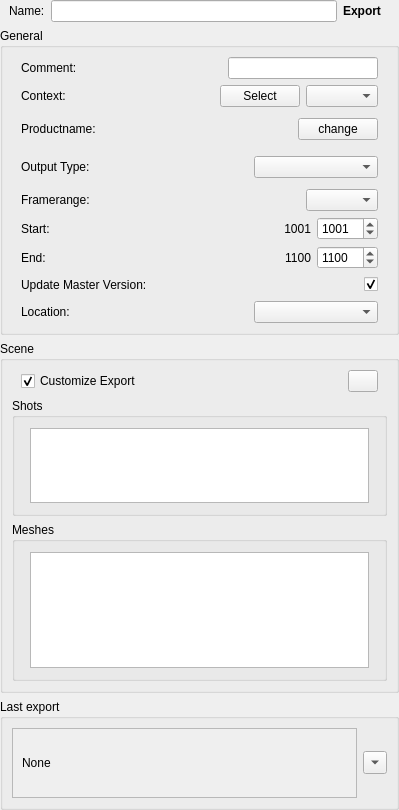
<?xml version="1.0" encoding="UTF-8"?>
<ui version="4.0">
 <class>wg_Synth_SceneExport</class>
 <widget class="QWidget" name="wg_Synth_SceneExport">
  <property name="enabled">
   <bool>true</bool>
  </property>
  <property name="geometry">
   <rect>
    <x>0</x>
    <y>0</y>
    <width>399</width>
    <height>810</height>
   </rect>
  </property>
  <property name="windowTitle">
   <string>Export</string>
  </property>
  <layout class="QVBoxLayout" name="verticalLayout">
   <property name="leftMargin">
    <number>0</number>
   </property>
   <property name="topMargin">
    <number>0</number>
   </property>
   <property name="rightMargin">
    <number>0</number>
   </property>
   <property name="bottomMargin">
    <number>0</number>
   </property>
   <item>
    <widget class="QWidget" name="w_name" native="true">
     <layout class="QHBoxLayout" name="horizontalLayout_5">
      <property name="leftMargin">
       <number>9</number>
      </property>
      <property name="topMargin">
       <number>0</number>
      </property>
      <property name="rightMargin">
       <number>18</number>
      </property>
      <property name="bottomMargin">
       <number>0</number>
      </property>
      <item>
       <widget class="QLabel" name="l_name">
        <property name="text">
         <string>Name:</string>
        </property>
       </widget>
      </item>
      <item>
       <widget class="QLineEdit" name="e_name">
        <property name="minimumSize">
         <size>
          <width>0</width>
          <height>0</height>
         </size>
        </property>
        <property name="maximumSize">
         <size>
          <width>9999</width>
          <height>16777215</height>
         </size>
        </property>
       </widget>
      </item>
      <item>
       <widget class="QLabel" name="l_class">
        <property name="font">
         <font>
          <bold>true</bold>
         </font>
        </property>
        <property name="text">
         <string>Export</string>
        </property>
       </widget>
      </item>
     </layout>
    </widget>
   </item>
   <item>
    <widget class="QGroupBox" name="gb_export">
     <property name="title">
      <string>General</string>
     </property>
     <layout class="QVBoxLayout" name="lo_export">
      <item>
       <widget class="QWidget" name="w_comment" native="true">
        <layout class="QHBoxLayout" name="horizontalLayout_16">
         <property name="spacing">
          <number>0</number>
         </property>
         <property name="leftMargin">
          <number>9</number>
         </property>
         <property name="topMargin">
          <number>0</number>
         </property>
         <property name="rightMargin">
          <number>9</number>
         </property>
         <property name="bottomMargin">
          <number>0</number>
         </property>
         <item>
          <widget class="QLabel" name="l_comment">
           <property name="minimumSize">
            <size>
             <width>40</width>
             <height>0</height>
            </size>
           </property>
           <property name="maximumSize">
            <size>
             <width>95</width>
             <height>16777215</height>
            </size>
           </property>
           <property name="text">
            <string>Comment:</string>
           </property>
          </widget>
         </item>
         <item>
          <spacer name="horizontalSpacer_8">
           <property name="orientation">
            <enum>Qt::Orientation::Horizontal</enum>
           </property>
           <property name="sizeHint" stdset="0">
            <size>
             <width>40</width>
             <height>20</height>
            </size>
           </property>
          </spacer>
         </item>
         <item>
          <widget class="QLineEdit" name="e_comment"/>
         </item>
        </layout>
       </widget>
      </item>
      <item>
       <widget class="QWidget" name="w_context" native="true">
        <layout class="QHBoxLayout" name="horizontalLayout_10">
         <property name="leftMargin">
          <number>9</number>
         </property>
         <property name="topMargin">
          <number>0</number>
         </property>
         <property name="rightMargin">
          <number>9</number>
         </property>
         <property name="bottomMargin">
          <number>0</number>
         </property>
         <item>
          <widget class="QLabel" name="label_4">
           <property name="text">
            <string>Context:</string>
           </property>
          </widget>
         </item>
         <item>
          <spacer name="horizontalSpacer_5">
           <property name="orientation">
            <enum>Qt::Orientation::Horizontal</enum>
           </property>
           <property name="sizeHint" stdset="0">
            <size>
             <width>37</width>
             <height>20</height>
            </size>
           </property>
          </spacer>
         </item>
         <item>
          <widget class="QLabel" name="l_context">
           <property name="text">
            <string/>
           </property>
          </widget>
         </item>
         <item>
          <spacer name="horizontalSpacer">
           <property name="orientation">
            <enum>Qt::Orientation::Horizontal</enum>
           </property>
           <property name="sizeHint" stdset="0">
            <size>
             <width>40</width>
             <height>20</height>
            </size>
           </property>
          </spacer>
         </item>
         <item>
          <widget class="QPushButton" name="b_context">
           <property name="text">
            <string>Select</string>
           </property>
          </widget>
         </item>
         <item>
          <widget class="QComboBox" name="cb_context"/>
         </item>
        </layout>
       </widget>
      </item>
      <item>
       <widget class="QWidget" name="w_taskname" native="true">
        <layout class="QHBoxLayout" name="horizontalLayout_4">
         <property name="leftMargin">
          <number>9</number>
         </property>
         <property name="topMargin">
          <number>5</number>
         </property>
         <property name="rightMargin">
          <number>9</number>
         </property>
         <property name="bottomMargin">
          <number>5</number>
         </property>
         <item>
          <widget class="QLabel" name="l_tasklabel">
           <property name="text">
            <string>Productname:</string>
           </property>
          </widget>
         </item>
         <item>
          <widget class="QLabel" name="l_taskName">
           <property name="sizePolicy">
            <sizepolicy hsizetype="Expanding" vsizetype="Preferred">
             <horstretch>0</horstretch>
             <verstretch>0</verstretch>
            </sizepolicy>
           </property>
           <property name="text">
            <string/>
           </property>
           <property name="alignment">
            <set>Qt::AlignmentFlag::AlignCenter</set>
           </property>
          </widget>
         </item>
         <item>
          <widget class="QPushButton" name="b_changeTask">
           <property name="enabled">
            <bool>true</bool>
           </property>
           <property name="focusPolicy">
            <enum>Qt::FocusPolicy::NoFocus</enum>
           </property>
           <property name="text">
            <string>change</string>
           </property>
          </widget>
         </item>
        </layout>
       </widget>
      </item>
      <item>
       <widget class="QWidget" name="w_outType" native="true">
        <layout class="QHBoxLayout" name="horizontalLayout_9">
         <property name="spacing">
          <number>0</number>
         </property>
         <property name="leftMargin">
          <number>9</number>
         </property>
         <property name="topMargin">
          <number>5</number>
         </property>
         <property name="rightMargin">
          <number>9</number>
         </property>
         <property name="bottomMargin">
          <number>5</number>
         </property>
         <item>
          <widget class="QLabel" name="l_outType">
           <property name="text">
            <string>Output Type:</string>
           </property>
          </widget>
         </item>
         <item>
          <spacer name="horizontalSpacer_3">
           <property name="orientation">
            <enum>Qt::Orientation::Horizontal</enum>
           </property>
           <property name="sizeHint" stdset="0">
            <size>
             <width>113</width>
             <height>20</height>
            </size>
           </property>
          </spacer>
         </item>
         <item>
          <widget class="QComboBox" name="cb_outType">
           <property name="minimumSize">
            <size>
             <width>124</width>
             <height>0</height>
            </size>
           </property>
          </widget>
         </item>
        </layout>
       </widget>
      </item>
      <item>
       <widget class="QWidget" name="w_range" native="true">
        <layout class="QHBoxLayout" name="horizontalLayout_6">
         <property name="spacing">
          <number>0</number>
         </property>
         <property name="leftMargin">
          <number>9</number>
         </property>
         <property name="topMargin">
          <number>0</number>
         </property>
         <property name="rightMargin">
          <number>9</number>
         </property>
         <property name="bottomMargin">
          <number>0</number>
         </property>
         <item>
          <widget class="QLabel" name="label_3">
           <property name="text">
            <string>Framerange:</string>
           </property>
          </widget>
         </item>
         <item>
          <spacer name="horizontalSpacer_2">
           <property name="orientation">
            <enum>Qt::Orientation::Horizontal</enum>
           </property>
           <property name="sizeHint" stdset="0">
            <size>
             <width>37</width>
             <height>20</height>
            </size>
           </property>
          </spacer>
         </item>
         <item>
          <widget class="QComboBox" name="cb_rangeType"/>
         </item>
        </layout>
       </widget>
      </item>
      <item>
       <widget class="QWidget" name="f_frameRange_2" native="true">
        <layout class="QGridLayout" name="gridLayout">
         <property name="leftMargin">
          <number>9</number>
         </property>
         <property name="topMargin">
          <number>0</number>
         </property>
         <property name="rightMargin">
          <number>9</number>
         </property>
         <property name="bottomMargin">
          <number>0</number>
         </property>
         <item row="1" column="5">
          <widget class="QLabel" name="l_rangeEnd">
           <property name="minimumSize">
            <size>
             <width>30</width>
             <height>0</height>
            </size>
           </property>
           <property name="text">
            <string>1100</string>
           </property>
           <property name="alignment">
            <set>Qt::AlignmentFlag::AlignRight|Qt::AlignmentFlag::AlignTrailing|Qt::AlignmentFlag::AlignVCenter</set>
           </property>
          </widget>
         </item>
         <item row="1" column="6">
          <widget class="QSpinBox" name="sp_rangeEnd">
           <property name="maximum">
            <number>99999</number>
           </property>
           <property name="value">
            <number>1100</number>
           </property>
          </widget>
         </item>
         <item row="0" column="6">
          <widget class="QSpinBox" name="sp_rangeStart">
           <property name="maximum">
            <number>99999</number>
           </property>
           <property name="value">
            <number>1001</number>
           </property>
          </widget>
         </item>
         <item row="0" column="5">
          <widget class="QLabel" name="l_rangeStart">
           <property name="minimumSize">
            <size>
             <width>30</width>
             <height>0</height>
            </size>
           </property>
           <property name="text">
            <string>1001</string>
           </property>
           <property name="alignment">
            <set>Qt::AlignmentFlag::AlignRight|Qt::AlignmentFlag::AlignTrailing|Qt::AlignmentFlag::AlignVCenter</set>
           </property>
          </widget>
         </item>
         <item row="0" column="0">
          <widget class="QLabel" name="l_rangeStartInfo">
           <property name="text">
            <string>Start:</string>
           </property>
          </widget>
         </item>
         <item row="0" column="4">
          <spacer name="horizontalSpacer_7">
           <property name="orientation">
            <enum>Qt::Orientation::Horizontal</enum>
           </property>
           <property name="sizeHint" stdset="0">
            <size>
             <width>40</width>
             <height>20</height>
            </size>
           </property>
          </spacer>
         </item>
         <item row="1" column="0">
          <widget class="QLabel" name="l_rangeEndInfo">
           <property name="text">
            <string>End:</string>
           </property>
          </widget>
         </item>
        </layout>
       </widget>
      </item>
      <item>
       <widget class="QWidget" name="w_master" native="true">
        <layout class="QHBoxLayout" name="horizontalLayout_20">
         <property name="spacing">
          <number>0</number>
         </property>
         <property name="leftMargin">
          <number>9</number>
         </property>
         <property name="topMargin">
          <number>0</number>
         </property>
         <property name="rightMargin">
          <number>9</number>
         </property>
         <property name="bottomMargin">
          <number>0</number>
         </property>
         <item>
          <widget class="QLabel" name="l_master">
           <property name="text">
            <string>Update Master Version:</string>
           </property>
          </widget>
         </item>
         <item>
          <spacer name="horizontalSpacer_29">
           <property name="orientation">
            <enum>Qt::Orientation::Horizontal</enum>
           </property>
           <property name="sizeHint" stdset="0">
            <size>
             <width>113</width>
             <height>20</height>
            </size>
           </property>
          </spacer>
         </item>
         <item>
          <widget class="QCheckBox" name="chb_master">
           <property name="text">
            <string/>
           </property>
           <property name="checked">
            <bool>true</bool>
           </property>
          </widget>
         </item>
        </layout>
       </widget>
      </item>
      <item>
       <widget class="QWidget" name="w_outPath" native="true">
        <layout class="QHBoxLayout" name="horizontalLayout_11">
         <property name="spacing">
          <number>0</number>
         </property>
         <property name="leftMargin">
          <number>9</number>
         </property>
         <property name="topMargin">
          <number>0</number>
         </property>
         <property name="rightMargin">
          <number>9</number>
         </property>
         <property name="bottomMargin">
          <number>0</number>
         </property>
         <item>
          <widget class="QLabel" name="l_outPath">
           <property name="text">
            <string>Location:</string>
           </property>
          </widget>
         </item>
         <item>
          <spacer name="horizontalSpacer_6">
           <property name="orientation">
            <enum>Qt::Orientation::Horizontal</enum>
           </property>
           <property name="sizeHint" stdset="0">
            <size>
             <width>113</width>
             <height>20</height>
            </size>
           </property>
          </spacer>
         </item>
         <item>
          <widget class="QComboBox" name="cb_outPath">
           <property name="minimumSize">
            <size>
             <width>124</width>
             <height>0</height>
            </size>
           </property>
          </widget>
         </item>
        </layout>
       </widget>
      </item>
     </layout>
    </widget>
   </item>
   <item>
    <widget class="QGroupBox" name="gb_ExportList">
     <property name="title">
      <string>Scene</string>
     </property>
     <property name="checkable">
      <bool>false</bool>
     </property>
     <layout class="QVBoxLayout" name="lo_exportList">
      <property name="leftMargin">
       <number>9</number>
      </property>
      <property name="topMargin">
       <number>9</number>
      </property>
      <property name="rightMargin">
       <number>9</number>
      </property>
      <property name="bottomMargin">
       <number>9</number>
      </property>
      <item>
       <layout class="QHBoxLayout" name="lo_exportAll">
        <property name="leftMargin">
         <number>9</number>
        </property>
        <property name="rightMargin">
         <number>9</number>
        </property>
        <item>
         <widget class="QCheckBox" name="chb_customExport">
          <property name="text">
           <string>Customize Export</string>
          </property>
          <property name="checked">
           <bool>true</bool>
          </property>
         </widget>
        </item>
        <item>
         <spacer name="horizontalSpacer_4">
          <property name="orientation">
           <enum>Qt::Orientation::Horizontal</enum>
          </property>
          <property name="sizeHint" stdset="0">
           <size>
            <width>40</width>
            <height>20</height>
           </size>
          </property>
         </spacer>
        </item>
        <item>
         <widget class="QPushButton" name="b_refreshExports">
          <property name="sizePolicy">
           <sizepolicy hsizetype="Fixed" vsizetype="Fixed">
            <horstretch>0</horstretch>
            <verstretch>0</verstretch>
           </sizepolicy>
          </property>
          <property name="minimumSize">
           <size>
            <width>30</width>
            <height>0</height>
           </size>
          </property>
          <property name="maximumSize">
           <size>
            <width>30</width>
            <height>16777215</height>
           </size>
          </property>
          <property name="text">
           <string/>
          </property>
         </widget>
        </item>
       </layout>
      </item>
      <item>
       <widget class="QGroupBox" name="gb_shotList">
        <property name="title">
         <string>Shots</string>
        </property>
        <layout class="QVBoxLayout" name="lo_shotList">
         <property name="leftMargin">
          <number>15</number>
         </property>
         <property name="topMargin">
          <number>10</number>
         </property>
         <property name="rightMargin">
          <number>15</number>
         </property>
         <property name="bottomMargin">
          <number>10</number>
         </property>
         <item>
          <widget class="QListWidget" name="lw_shots">
           <property name="minimumSize">
            <size>
             <width>0</width>
             <height>75</height>
            </size>
           </property>
           <property name="maximumSize">
            <size>
             <width>16777215</width>
             <height>75</height>
            </size>
           </property>
          </widget>
         </item>
        </layout>
       </widget>
      </item>
      <item>
       <widget class="QGroupBox" name="gb_meshList">
        <property name="title">
         <string>Meshes</string>
        </property>
        <layout class="QVBoxLayout" name="lo_meshList">
         <property name="leftMargin">
          <number>15</number>
         </property>
         <property name="topMargin">
          <number>10</number>
         </property>
         <property name="rightMargin">
          <number>15</number>
         </property>
         <property name="bottomMargin">
          <number>10</number>
         </property>
         <item>
          <widget class="QListWidget" name="lw_meshes"/>
         </item>
        </layout>
       </widget>
      </item>
     </layout>
    </widget>
   </item>
   <item>
    <widget class="QGroupBox" name="gb_previous">
     <property name="title">
      <string>Last export</string>
     </property>
     <layout class="QHBoxLayout" name="horizontalLayout_13">
      <property name="leftMargin">
       <number>9</number>
      </property>
      <property name="topMargin">
       <number>9</number>
      </property>
      <property name="rightMargin">
       <number>9</number>
      </property>
      <property name="bottomMargin">
       <number>9</number>
      </property>
      <item>
       <widget class="QScrollArea" name="scrollArea">
        <property name="widgetResizable">
         <bool>true</bool>
        </property>
        <widget class="QWidget" name="scrollAreaWidgetContents">
         <property name="geometry">
          <rect>
           <x>0</x>
           <y>0</y>
           <width>348</width>
           <height>69</height>
          </rect>
         </property>
         <layout class="QHBoxLayout" name="horizontalLayout_12">
          <item>
           <widget class="QLabel" name="l_pathLast">
            <property name="text">
             <string>None</string>
            </property>
           </widget>
          </item>
         </layout>
        </widget>
       </widget>
      </item>
      <item>
       <widget class="QToolButton" name="b_pathLast">
        <property name="enabled">
         <bool>true</bool>
        </property>
        <property name="text">
         <string>...</string>
        </property>
        <property name="arrowType">
         <enum>Qt::ArrowType::DownArrow</enum>
        </property>
       </widget>
      </item>
     </layout>
    </widget>
   </item>
   <item>
    <spacer name="verticalSpacer">
     <property name="orientation">
      <enum>Qt::Orientation::Vertical</enum>
     </property>
     <property name="sizeHint" stdset="0">
      <size>
       <width>20</width>
       <height>40</height>
      </size>
     </property>
    </spacer>
   </item>
  </layout>
 </widget>
 <tabstops>
  <tabstop>e_name</tabstop>
  <tabstop>b_context</tabstop>
  <tabstop>cb_context</tabstop>
  <tabstop>cb_rangeType</tabstop>
  <tabstop>sp_rangeStart</tabstop>
  <tabstop>sp_rangeEnd</tabstop>
  <tabstop>chb_master</tabstop>
  <tabstop>cb_outPath</tabstop>
  <tabstop>cb_outType</tabstop>
  <tabstop>scrollArea</tabstop>
  <tabstop>b_pathLast</tabstop>
 </tabstops>
 <resources/>
 <connections/>
</ui>
